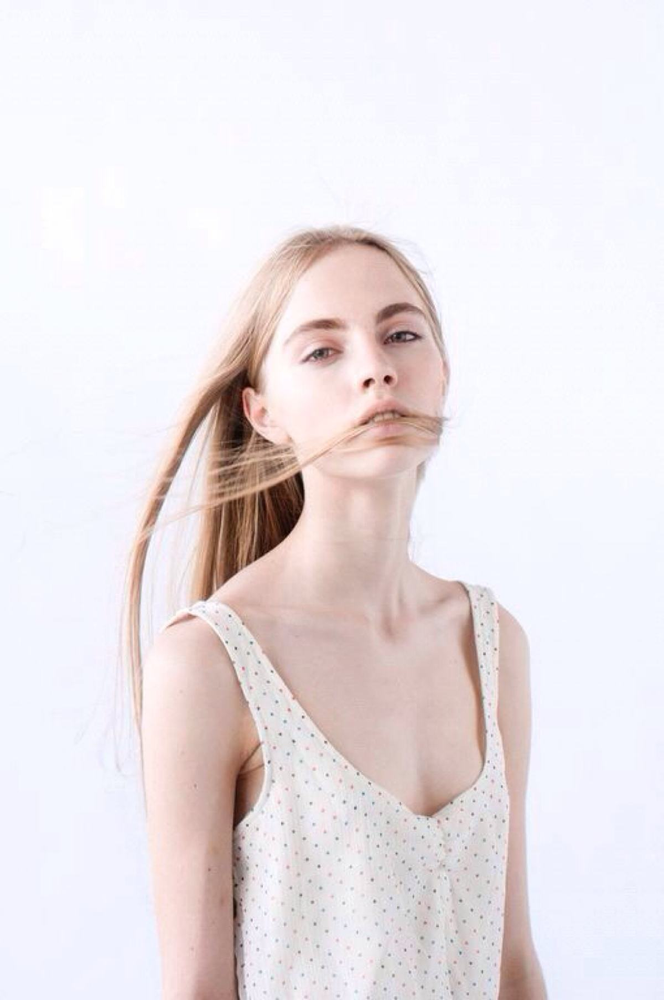
//> input picture exp2/people.png, 664 x 1000 px, shrunk from 1200 x 1807 before the run
$ ./exp2   (built with g++ and OpenCV 4)
//> lines starting //> are read from the running program, lines starting //| are printed output that depends on the picture; after the words box and inside, x2 and y2 are one past the last pixel; in counts of white or black regions, pixels touching at a corner belong together
#include<iostream>
#include<opencv2\highgui\highgui.hpp>
#include<opencv2\core\core.hpp>
#include <opencv2\imgproc\imgproc.hpp>

using namespace std;
using namespace cv;

int main()
{
	Mat img, imgGray, result;
	img = imread("people.png");
//> img is the input picture: 1000 rows x 664 cols, CV_8UC3; mean B, G, R 229.8, 226.8, 234.1
	int row = img.rows;//获取行数
//> row = 1000
	//cout << row << endl;
	int col = img.cols * img.channels();//注意是列数*通道数
//> col = 1992
	cout << "分辨率为:" << row << "*" << img.cols << endl;
//| 分辨率为:1000*664
	for (int i = 9; i < 12; ++i)
	{
		uchar* data = img.ptr<uchar>(i);//获取第i行首地址
		for (int j = 9; j < 13; ++j)
		{
			cout << int(*data) << endl;
			data++;
		}
	}
	cvtColor(img, imgGray, CV_BGR2GRAY);
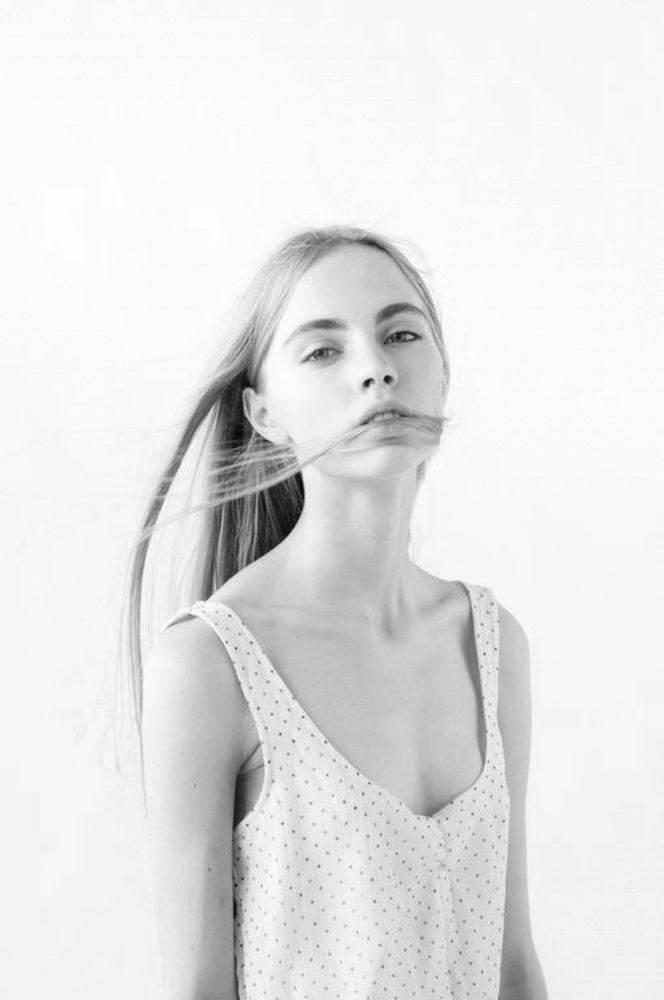
//> imgGray: 1000 rows x 664 cols, CV_8UC1; min 7, max 255, mean 229.3
	imshow("灰度图", imgGray);
	imwrite("灰度图.png", imgGray);
	imshow("原图", img);
	Rect m_select = Rect(0, 0, imgGray.cols/2 ,imgGray.rows / 2);
//> m_select = Rect(0, 0, 332, 500)
	Mat ROI = imgGray(m_select);
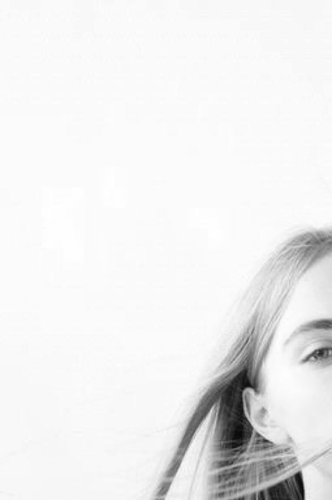
//> ROI: 500 rows x 332 cols, CV_8UC1; min 7, max 255, mean 237.2
	imshow("一半分辨率", ROI);
	imwrite("一半分辨率.png", ROI);
	//blur(imgGray, imgGray, Size(3, 3));
	threshold(imgGray, result, 50, 150, CV_THRESH_BINARY);
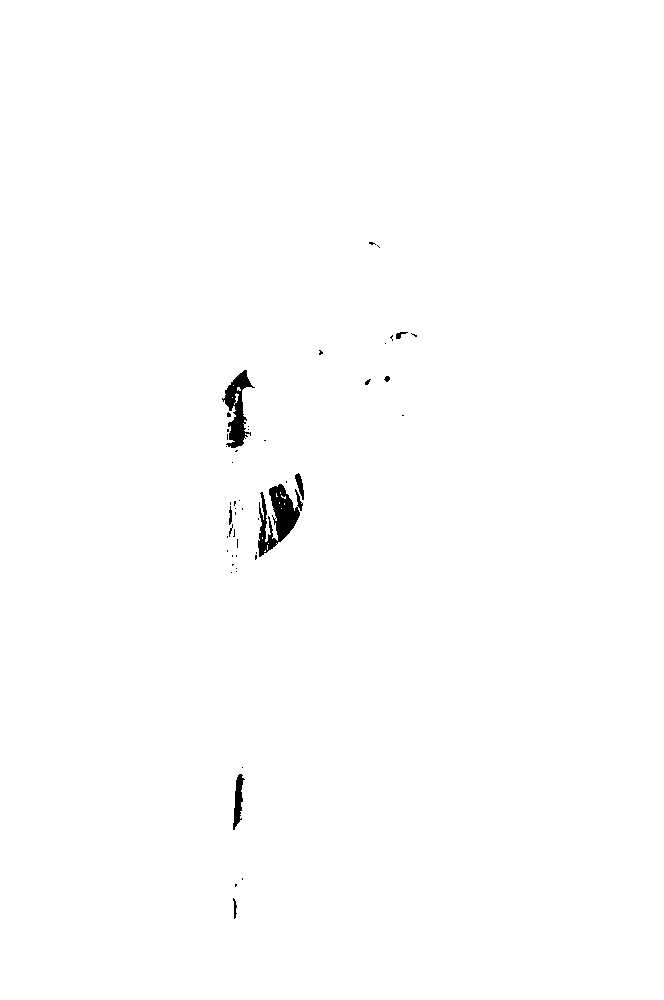
//> result: 1000 rows x 664 cols, CV_8UC1; values 0 (black) and 150 (white), 99.5% white; 49 black regions (40 under 20 px), largest, box (x1, y1, x2, y2) and area: (258, 484, 303, 557) 1539, (222, 370, 255, 448) 1072, (233, 774, 245, 830) 342
	imshow("二值化", result);
	imwrite("people_gray.png", result);
	waitKey();

	return 0;
}

$ run again, with exp2/一半分辨率.png copied over exp2/people.png
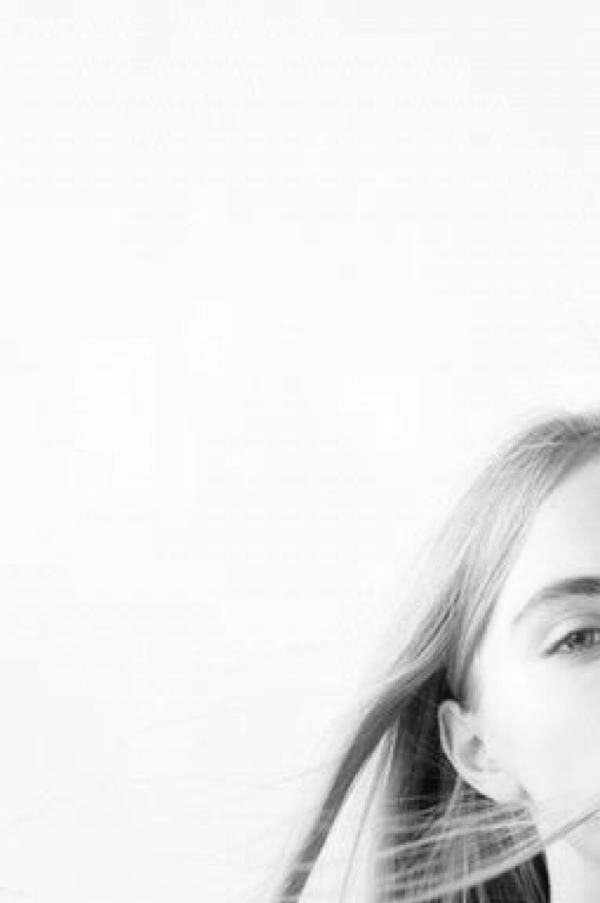
//> input picture exp2/一半分辨率.png, 600 x 903 px
//> img is the input picture: 903 rows x 600 cols, CV_8UC3; min 5, max 255, mean 237.2
//| 分辨率为:903*600
//> `threshold(imgGray, result, 50, 150, CV_THRESH_BINARY);`:
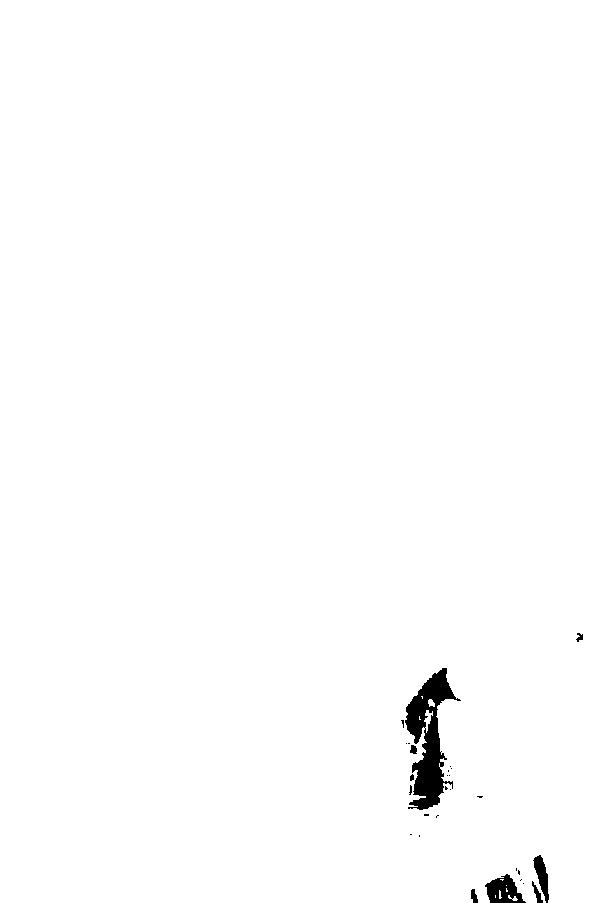
//> result: 903 rows x 600 cols, CV_8UC1; values 0 (black) and 150 (white), 99.1% white; 28 black regions (20 under 20 px), largest, box (x1, y1, x2, y2) and area: (405, 668, 461, 810) 3454, (485, 874, 526, 903) 701, (533, 855, 549, 903) 372
